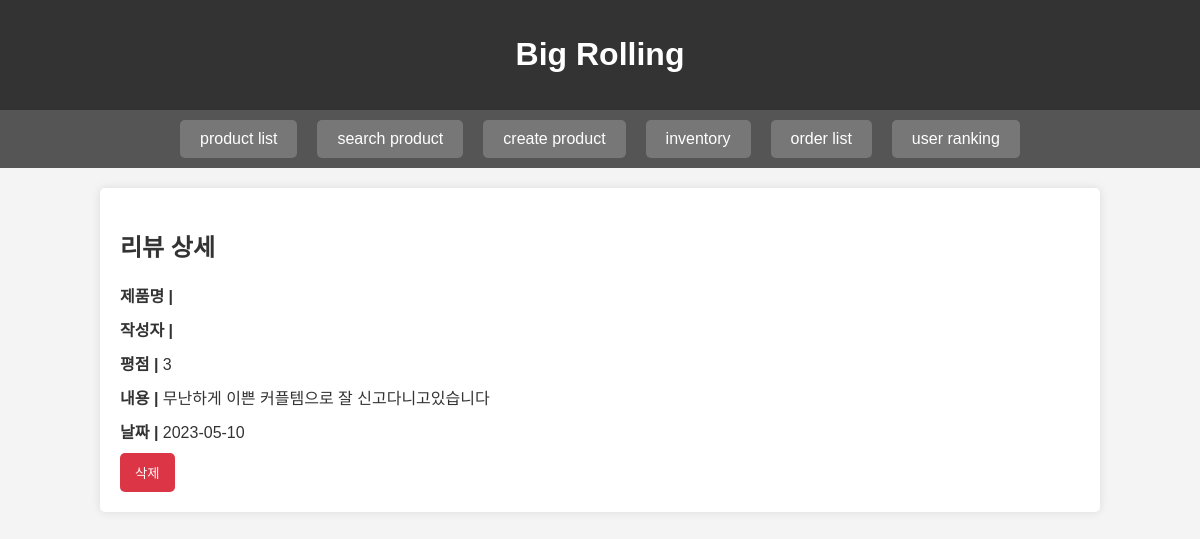
/php/review_detail.php?id=40, run on the app's committed database.
### tables this page shows
CREATE TABLE `review` (
  `review_id` int(11) NOT NULL AUTO_INCREMENT,
  `product_id` int(11) NOT NULL,
  `user_id` int(11) NOT NULL,
  `rating` int(11) NOT NULL,
  `review_text` text DEFAULT NULL,
  `review_date` date NOT NULL,
  PRIMARY KEY (`review_id`),
  KEY `user_id` (`user_id`),
  KEY `product_id` (`product_id`),
  CONSTRAINT `review_ibfk_1` FOREIGN KEY (`user_id`) REFERENCES `user` (`user_id`),
  CONSTRAINT `review_ibfk_2` FOREIGN KEY (`product_id`) REFERENCES `product` (`product_id`)
);

### php/db_connection.php (called while the page is built, shortened)
<?php
$servername = "localhost";
$username = "root";
$password = "";
$dbname = "team16";
function connectToDatabase() {
    global $servername, $username, $password, $dbname;
    $conn = mysqli_connect($servername, $username, $password, $dbname);
    return $conn;
}
?>

### php/review_detail.php (the view, shortened to what this page needs)
<?php
include(__DIR__ . '/db_connection.php');
if (isset($_GET['id'])) {
	$reviewId = $_GET['id'];
	$reviewQuery = "SELECT * FROM REVIEW WHERE review_id = $reviewId";
	$reviewResult = mysqli_query(connectToDatabase(), $reviewQuery);
	$review = mysqli_fetch_assoc($reviewResult);
	$productQuery = "SELECT * FROM PRODUCT WHERE product_id = " . $review['product_id'];
	$productResult = mysqli_query(connectToDatabase(), $productQuery);
	$product = mysqli_fetch_assoc($productResult);
	$userQuery = "SELECT username FROM USER WHERE user_id = " . $review['user_id'];
	$userResult = mysqli_query(connectToDatabase(), $userQuery);
	$user = mysqli_fetch_assoc($userResult);
} else {
	echo "유효하지 않은 리뷰 ID";
	exit;
}
?>
<!DOCTYPE html>
<html lang="ko">
<head>
</head>
<body>
	<header>
		<a href="product_list.php"><h1>Big Rolling</h1></a>
	</header>
	<nav>
		<a href="product_list.php">product list</a>
		<a href="search_product.php">search product</a>
		<a href="create_product.php">create product</a>
		<a href="inventory_management.php">inventory</a>
		<a href="order_list.php">order list</a>
		<a href="user_ranking.php">user ranking</a>
	</nav>
	<div class="container">
		<h2>리뷰 상세</h2>
		<p><strong>제품명 | </strong> <?php echo $product['product_name']; ?></p>
		<p><strong>작성자 | </strong> <?php echo $user['username']; ?></p>
		<p><strong>평점 | </strong> <?php echo $review['rating']; ?></p>
		<p><strong>내용 | </strong> <?php echo $review['review_text']; ?></p>
		<p><strong>날짜 | </strong> <?php echo $review['review_date']; ?></p>
		<form method="post" action="">
			<button type="submit" name="delete_review">삭제</button>
		</form>
	</div>
</body>
</html>

### php/review_detail.php (style rules this page uses)
body { font-family: 'Arial', sans-serif; margin: 0; padding: 0; background-color: #f4f4f4; color: #333; }
.container { width: 80%; margin: 0 auto; background-color: #fff; padding: 20px; border-radius: 5px; box-shadow: 0 0 10px rgba(0, 0, 0, 0.1); margin-top: 20px; }
p { margin: 10px 0; }
button { background-color: #dc3545; color: white; border: none; padding: 10px 15px; cursor: pointer; border-radius: 5px; }
body { font-family: Arial, sans-serif; margin: 0; padding: 0; }
header { background-color: #333; padding: 15px; text-align: center; color: #fff; }
nav { display: flex; justify-content: center; background-color: #555; padding: 10px; }
nav a { color: white; text-decoration: none; padding: 10px 20px; margin: 0 10px; border-radius: 5px; background-color: #777; transition: background-color 0.3s; }
header a { color: white; text-decoration: none; }

### data on the page
review: rating "3", review_text "무난하게 이쁜 커플템으로 잘 신고다니고있습니다", review_date "2023-05-10"
